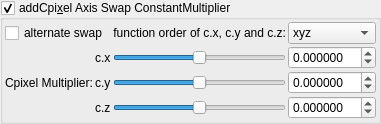
    <widget class="MyGroupBox" name="groupCheck_transf_addCpixel_enabled_false">
     <property name="toolTip">
      <string>&lt;html&gt;&lt;head/&gt;&lt;body&gt;&lt;p&gt;Cpixel is CVector3 c = ( c.x, c.y, c.z). It is each original point (pixel) in 3D space where the iteration starts from, ( c = original z for each point .) It is commonly found in formula structures z = f(z) + c.&lt;/p&gt;&lt;p&gt;The Cpixel multiplier effectively scales this point &amp;quot;c&amp;quot;.&lt;/p&gt;&lt;p&gt;This transform allows the swapping of the order of the &amp;quot;CVector3 c&amp;quot; components before being multiplied by &amp;quot;CVector3 z&amp;quot; components.&lt;/p&gt;&lt;/body&gt;&lt;/html&gt;</string>
     </property>
     <property name="title">
      <string>addCpi&amp;xel Axis Swap ConstantMultiplier</string>
     </property>
     <property name="checkable">
      <bool>true</bool>
     </property>
     <layout class="QVBoxLayout" name="verticalLayout_51">
      <property name="spacing">
       <number>2</number>
      </property>
      <property name="leftMargin">
       <number>2</number>
      </property>
      <property name="topMargin">
       <number>2</number>
      </property>
      <property name="rightMargin">
       <number>2</number>
      </property>
      <property name="bottomMargin">
       <number>2</number>
      </property>
      <item>
       <layout class="QGridLayout" name="gridLayout_25">
        <property name="spacing">
         <number>2</number>
        </property>
        <item row="1" column="2">
         <widget class="QSlider" name="slider3_transf_constant_multiplierC_111_x">
          <property name="sizePolicy">
           <sizepolicy hsizetype="Expanding" vsizetype="Maximum">
            <horstretch>0</horstretch>
            <verstretch>0</verstretch>
           </sizepolicy>
          </property>
          <property name="minimum">
           <number>-10000000</number>
          </property>
          <property name="maximum">
           <number>10000000</number>
          </property>
          <property name="value">
           <number>0</number>
          </property>
          <property name="sliderPosition">
           <number>0</number>
          </property>
          <property name="orientation">
           <enum>Qt::Horizontal</enum>
          </property>
         </widget>
        </item>
        <item row="2" column="2">
         <widget class="QSlider" name="slider3_transf_constant_multiplierC_111_y">
          <property name="sizePolicy">
           <sizepolicy hsizetype="Expanding" vsizetype="Maximum">
            <horstretch>0</horstretch>
            <verstretch>0</verstretch>
           </sizepolicy>
          </property>
          <property name="minimum">
           <number>-10000000</number>
          </property>
          <property name="maximum">
           <number>10000000</number>
          </property>
          <property name="value">
           <number>0</number>
          </property>
          <property name="sliderPosition">
           <number>0</number>
          </property>
          <property name="orientation">
           <enum>Qt::Horizontal</enum>
          </property>
         </widget>
        </item>
        <item row="1" column="3">
         <widget class="MyDoubleSpinBox" name="spinbox3_transf_constant_multiplierC_111_x">
          <property name="sizePolicy">
           <sizepolicy hsizetype="Minimum" vsizetype="Maximum">
            <horstretch>0</horstretch>
            <verstretch>0</verstretch>
           </sizepolicy>
          </property>
          <property name="prefix">
           <string/>
          </property>
          <property name="suffix">
           <string/>
          </property>
          <property name="decimals">
           <number>6</number>
          </property>
          <property name="minimum">
           <double>-99.989999999999995</double>
          </property>
          <property name="maximum">
           <double>99.989999999999995</double>
          </property>
          <property name="singleStep">
           <double>0.100000000000000</double>
          </property>
         </widget>
        </item>
        <item row="3" column="2">
         <widget class="QSlider" name="slider3_transf_constant_multiplierC_111_z">
          <property name="sizePolicy">
           <sizepolicy hsizetype="Expanding" vsizetype="Maximum">
            <horstretch>0</horstretch>
            <verstretch>0</verstretch>
           </sizepolicy>
          </property>
          <property name="minimum">
           <number>-10000000</number>
          </property>
          <property name="maximum">
           <number>10000000</number>
          </property>
          <property name="value">
           <number>0</number>
          </property>
          <property name="sliderPosition">
           <number>0</number>
          </property>
          <property name="orientation">
           <enum>Qt::Horizontal</enum>
          </property>
         </widget>
        </item>
        <item row="1" column="1">
         <widget class="QLabel" name="label_109">
          <property name="text">
           <string notr="true">c.x</string>
          </property>
         </widget>
        </item>
        <item row="2" column="3">
         <widget class="MyDoubleSpinBox" name="spinbox3_transf_constant_multiplierC_111_y">
          <property name="sizePolicy">
           <sizepolicy hsizetype="Minimum" vsizetype="Maximum">
            <horstretch>0</horstretch>
            <verstretch>0</verstretch>
           </sizepolicy>
          </property>
          <property name="prefix">
           <string/>
          </property>
          <property name="suffix">
           <string/>
          </property>
          <property name="decimals">
           <number>6</number>
          </property>
          <property name="minimum">
           <double>-99.989999999999995</double>
          </property>
          <property name="maximum">
           <double>99.989999999999995</double>
          </property>
          <property name="singleStep">
           <double>0.100000000000000</double>
          </property>
         </widget>
        </item>
        <item row="3" column="3">
         <widget class="MyDoubleSpinBox" name="spinbox3_transf_constant_multiplierC_111_z">
          <property name="sizePolicy">
           <sizepolicy hsizetype="Minimum" vsizetype="Maximum">
            <horstretch>0</horstretch>
            <verstretch>0</verstretch>
           </sizepolicy>
          </property>
          <property name="prefix">
           <string/>
          </property>
          <property name="suffix">
           <string/>
          </property>
          <property name="decimals">
           <number>6</number>
          </property>
          <property name="minimum">
           <double>-99.989999999999995</double>
          </property>
          <property name="maximum">
           <double>99.989999999999995</double>
          </property>
          <property name="singleStep">
           <double>0.100000000000000</double>
          </property>
         </widget>
        </item>
        <item row="0" column="2">
         <widget class="QLabel" name="label">
          <property name="text">
           <string>function order of c.x, c.y and c.z:</string>
          </property>
          <property name="alignment">
           <set>Qt::AlignRight|Qt::AlignTrailing|Qt::AlignVCenter</set>
          </property>
         </widget>
        </item>
        <item row="0" column="3">
         <widget class="QComboBox" name="comboBox_mandelbulbMulti_order_of_xyz">
          <item>
           <property name="text">
            <string notr="true">xyz</string>
           </property>
          </item>
          <item>
           <property name="text">
            <string notr="true">xzy</string>
           </property>
          </item>
          <item>
           <property name="text">
            <string notr="true">yxz</string>
           </property>
          </item>
          <item>
           <property name="text">
            <string notr="true">yzx</string>
           </property>
          </item>
          <item>
           <property name="text">
            <string notr="true">zxy</string>
           </property>
          </item>
          <item>
           <property name="text">
            <string notr="true">zyx</string>
           </property>
          </item>
         </widget>
        </item>
        <item row="2" column="1">
         <widget class="QLabel" name="label_110">
          <property name="text">
           <string notr="true">c.y</string>
          </property>
         </widget>
        </item>
        <item row="2" column="0">
         <widget class="QLabel" name="label_108">
          <property name="text">
           <string>Cpixel Multiplier:</string>
          </property>
         </widget>
        </item>
        <item row="3" column="1">
         <widget class="QLabel" name="label_111">
          <property name="text">
           <string notr="true">c.z</string>
          </property>
         </widget>
        </item>
        <item row="0" column="0" colspan="2">
         <widget class="QCheckBox" name="checkBox_transf_alternate_enabled_false">
          <property name="text">
           <string>alternate swap</string>
          </property>
         </widget>
        </item>
       </layout>
      </item>
     </layout>
    </widget>
